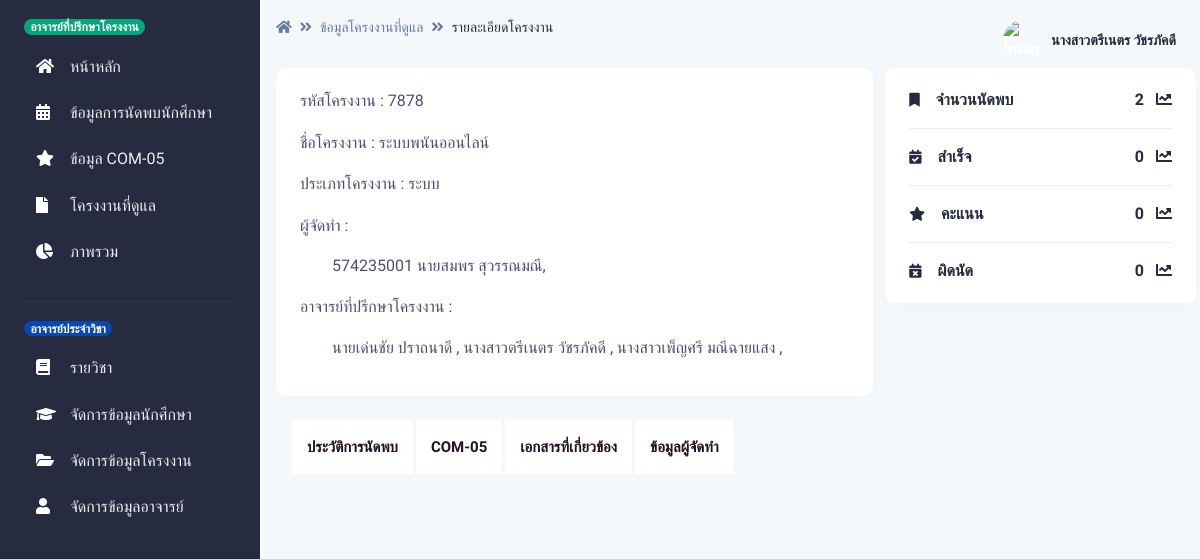
Before: /pages/project_teacher/project_adviser.php?act=show&ID=7878 (signed in) with the older database file.
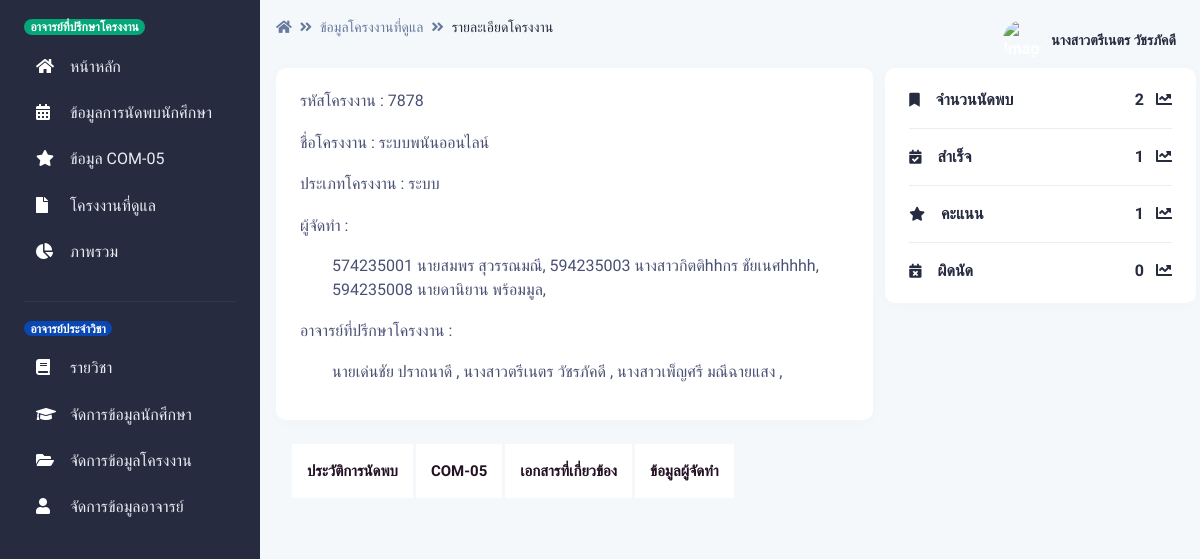
After: the same page with the newer database file.
### tables this page shows
CREATE TABLE `project` (
  `project_id` int(15) NOT NULL,
  `project_name` varchar(255) NOT NULL,
  `project_type` int(2) NOT NULL,
  `project_status` int(2) NOT NULL DEFAULT 1
);

CREATE TABLE `project_type` (
  `project_type_id` int(2) NOT NULL,
  `project_type_name` varchar(255) NOT NULL
);

CREATE TABLE `project_has_student` (
  `phs_key` int(50) NOT NULL,
  `phs_project_id` int(15) NOT NULL,
  `phs_student_id` int(15) NOT NULL
);

CREATE TABLE `student` (
  `student_id` int(15) NOT NULL,
  `student_name` varchar(255) NOT NULL,
  `student_major` int(2) NOT NULL,
  `student_phone` varchar(15) NOT NULL DEFAULT '0000000000',
  `student_email` varchar(255) NOT NULL,
  `student_password` varchar(255) NOT NULL,
  `student_photo` varchar(255) NOT NULL DEFAULT 'https://i.ibb.co/BVcPqGJ/profile-picture-2qq.jpg',
  `student_type` int(2) NOT NULL DEFAULT 1
);

CREATE TABLE `project_has_adviser` (
  `pha_key` int(50) NOT NULL,
  `pha_project_id` int(15) NOT NULL,
  `pha_teacher_id` int(15) NOT NULL,
  `pha_type` int(2) NOT NULL
);

CREATE TABLE `teacher` (
  `teacher_id` int(10) NOT NULL,
  `teacher_name` varchar(255) NOT NULL,
  `teacher_email` varchar(255) NOT NULL,
  `teacher_password` varchar(255) NOT NULL,
  `teacher_photo` varchar(255) NOT NULL DEFAULT 'https://i.ibb.co/HFB65Yz/asa.png',
  `teacher_type` int(1) NOT NULL DEFAULT 1
);

### pages/project_teacher/project_adviser.php (the view, shortened to what the changed rows need)
<?php
if (!$_SESSION["TeacherID"]){
	  Header("Location: ../../login_te.php");
}else{?>
<?php include '../../conn.php';
$id_project = $_REQUEST["ID"];?>
<!DOCTYPE html>
<html lang="en">
<head>
    <link type="text/css" href="../../vendor/@fortawesome/fontawesome-free/css/all.min.css" rel="stylesheet">
    <link type="text/css" href="../../vendor/notyf/notyf.min.css" rel="stylesheet">
    <link type="text/css" href="../../css/volt.css" rel="stylesheet">
</head>
<body>
    <main class="content">
        <div class="row">
            <div class="col-12 col-xl-8">
                <div class="card border-light shadow-sm mb-4 lg-8">
                    <div class="card-body">
                    <?php
					$sql = "SELECT
                    project.project_id,
                    project.project_name,
                    project.project_type,
                    project_type.project_type_name
                    FROM
                    project
                    INNER JOIN project_type ON project.project_type = project_type.project_type_id
                    WHERE
                    project.project_id = '$id_project'";
					$result = $con->query($sql);
					if ($result->num_rows > 0) {
						while($row = $result->fetch_assoc()) {
                            echo '<p>รหัสโครงงาน : '. $row["project_id"].'</p>
                        <p>ชื่อโครงงาน : '. $row["project_name"].'</p>
                        <p>ประเภทโครงงาน : '. $row["project_type_name"].'</p>';
                    }
                    }
                    ?>
                        <p>ผู้จัดทำ :  <ul><?php
           include '../../conn.php';
           $id_ptojrct = $_REQUEST["ID"];
					$sql = "SELECT
                    project_has_student.*,
                    project_has_student.phs_student_id,
                    student.*
                FROM
                    project_has_student
                    INNER JOIN
                    student
                    ON
                        project_has_student.phs_student_id = student.student_id
                    WHERE
                    project_has_student.phs_project_id ='$id_ptojrct'";
					$result = $con->query($sql);
					if ($result->num_rows > 0) {
						while($row = $result->fetch_assoc()) {
                            echo '' . $row["student_id"].' ' . $row["student_name"].',  ';
            }
            }
            ?> </ul> </p>
                        <p>อาจารย์ที่ปรึกษาโครงงาน :
                        <ul>
                        <?php
           include '../../conn.php';
					$sql = "SELECT
	project_has_adviser.pha_project_id,
	project_has_adviser.pha_teacher_id,
	teacher.teacher_name,
	project_has_adviser.pha_type
FROM
	project_has_adviser
	INNER JOIN
	teacher
	ON
		project_has_adviser.pha_teacher_id = teacher.teacher_id
WHERE
	project_has_adviser.pha_project_id = '$id_ptojrct'
ORDER BY
	project_has_adviser.pha_type ASC";
					$result = $con->query($sql);
					if ($result->num_rows > 0) {
						while($row = $result->fetch_assoc()) {
                            echo '' . $row["teacher_name"].'   ';
                           echo',  ';
                        }
                        }else{
                            echo "<ul>ไม่มีรายชื่ออาจารย์ที่ปรึกษาโครงงาน</ul>";
                        }
                        ?></ul>
</p>
                    </div>
                </div>
            </div>
            <div class="col-12 px-0 mb-4 col-xl-4">
                <div class="card border-light shadow-sm">
                    <div class="card-body">
                        <div class="d-flex align-items-center justify-content-between border-bottom border-light pb-3">
                            <div>
                            <a href="#" class="text-primary font-weight-bold">
                            <?php
           include '../../conn.php';
           $id_project = $_REQUEST["ID"];
					$sql = "SELECT
                    Count(appoint.appoint_id) as C_appoint,
                    appoint.project_id
                    FROM
                    appoint
                    WHERE
                    appoint.project_id = '$id_project'
                    GROUP BY
                    appoint.project_id";
					$result = $con->query($sql);
					if ($result->num_rows > 0) {
						while($row = $result->fetch_assoc()) {
                            echo $row["C_appoint"];
                        }
                        }else{
                            echo '0';
                        }
                        ?>
                            <span class="fas fa-chart-line ml-2"></span></a>
                            </div>
                        </div>
                        <div class="d-flex align-items-center justify-content-between border-bottom border-light py-3">
                            <div>
                            <a href="#" class="text-primary font-weight-bold">
                            <?php
           include '../../conn.php';
           $id_project = $_REQUEST["ID"];
					$sql2 = "SELECT
                    Count(appoint.appoint_id) AS C_appoint01,
                    appoint.project_id
                    FROM
                    appoint
                    WHERE
                    appoint.project_id = '$id_project' AND
                    appoint.appoint_status = 4
                    GROUP BY
                    appoint.project_id";
					$result = $con->query($sql2);
					if ($result->num_rows > 0) {
						while($row = $result->fetch_assoc()) {
                            echo $row["C_appoint01"];
                        }
                        }else{
                            echo '0';
                        }
                        ?>
                            <span class="fas fa-chart-line ml-2"></span></a>
                            </div>
                        </div>
                        <div class="d-flex align-items-center justify-content-between border-bottom border-light py-3">
                            <div>
                            <a href="#" class="text-primary font-weight-bold">
                            <?php
           include '../../conn.php';
           $id_project = $_REQUEST["ID"];
					$sql2 = "SELECT
                    com05.project_id,
                    Sum(score.score_score) as s_sum
                    FROM
                    com05
                    INNER JOIN score ON com05.score = score.score_id
                    WHERE
                    com05.project_id = '$id_project'
                    GROUP BY
com05.project_id
                    ";
					$result = $con->query($sql2);
					if ($result->num_rows > 0) {
						while($row = $result->fetch_assoc()) {
                            echo $row["s_sum"];
                        }
                        }else{
                            echo '0';
                        }
                        ?>
                            <span class="fas fa-chart-line ml-2"></span></a>
                            </div>
                        </div>
                    </div>
                </div>
            </div>
        </div>
    </main>
</body>
</html>
<?php }?>

Changed rows visible on the page:
added project_has_student: phs_student.student_id "594235003", phs_student.student_name "นางสาวกิตติhhกร ชัยเนศhhhh"
added project_has_student: phs_student.student_id "594235008", phs_student.student_name "นายดานิยาน พร้อมมูล"
Other visible differences:
new list line: "1"
text no longer shown: "0 0"
